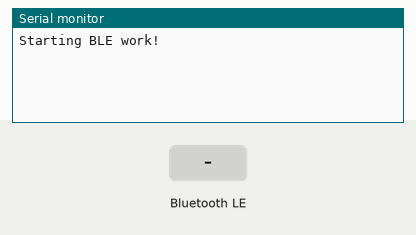
Simulated run of this program. Board: ESP32. Parts: the last lines printed to the serial monitor. The test bench sets the inputs (shaded band). Nothing arrives over Bluetooth unless stated; a phone connects over Bluetooth LE 3 s after start.

Above: at 1.2 s.
1.3 s: Bluetooth LE write "1" received
At 2.5 s:
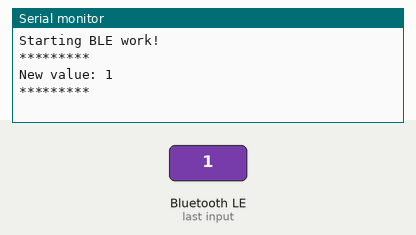
2.8 s: Bluetooth LE write "0" received
At 3.9 s:
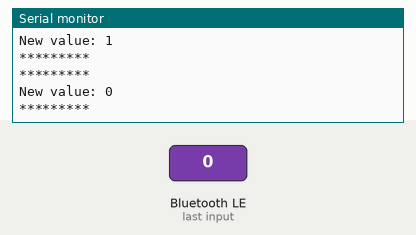
4.3 s: Bluetooth LE write "2" received
At 5.0 s:
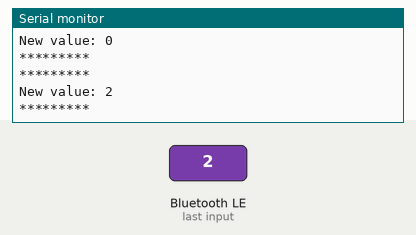

The program:

main.cpp
```cpp
#include <Arduino.h>
#include <BLEDevice.h>
#include <BLEUtils.h>
#include <BLEServer.h>
#include <BLE2902.h>

#define SERVICE_UUID "4fafc201-1fb5-459e-8fcc-c5c9c331914b"
#define RX_CHARACTERISTIC_UUID "12ee6f51-021d-438f-8094-bf5c5b36eab9"
#define TX_CHARACTERISTIC_UUID "beb5483e-36e1-4688-b7f5-ea07361b26a8"

class MyCallbacks: public BLECharacteristicCallbacks {
    void onWrite(BLECharacteristic *pCharacteristic_RX) { // Callback funktion som gør at der kan læses en værdi som sendes af BLE-client.
      String value = pCharacteristic_RX->getValue().c_str();

      if (value.length() > 0) {
        Serial.println("*********");
        Serial.print("New value: ");
        for (int i = 0; i < value.length(); i++)
          Serial.print(value[i]);

        Serial.println();
        Serial.println("*********");
      }

    }
};

BLECharacteristic *pCharacteristic_TX;
BLECharacteristic *pCharacteristic_RX;

void setup() {
Serial.begin(115200);
  Serial.println("Starting BLE work!");

  BLEDevice::init("ESP32_Master"); // opret en enhed og giver enheden navnet ESP32_Master
  BLEServer *pServer = BLEDevice::createServer(); // sætter enheden til at være en server
  BLEService *pService = pServer->createService(SERVICE_UUID);// opret en tjeneste med egenskaberne
  pCharacteristic_TX = pService->createCharacteristic(
                                         TX_CHARACTERISTIC_UUID,
                                         BLECharacteristic::PROPERTY_READ |
                                         BLECharacteristic::PROPERTY_NOTIFY
                                       );
  pCharacteristic_RX = pService->createCharacteristic(
                                         RX_CHARACTERISTIC_UUID,
                                         BLECharacteristic::PROPERTY_WRITE |
                                         BLECharacteristic::PROPERTY_NOTIFY |
                                         BLECharacteristic::PROPERTY_INDICATE
                                       );

  pCharacteristic_RX->setCallbacks(new MyCallbacks());


  // Create a BLE Descriptor
  pCharacteristic_RX->addDescriptor(new BLE2902());
  pCharacteristic_TX->addDescriptor(new BLE2902());
  pService->start(); // start tjenesten
  // BLEAdvertising *pAdvertising = pServer->getAdvertising();  // this still is working for backward compatibility
  BLEAdvertising *pAdvertising = BLEDevice::getAdvertising();
  pAdvertising->addServiceUUID(SERVICE_UUID);
  pAdvertising->setScanResponse(true);
  pAdvertising->setMinPreferred(0x06);  // functions that help with iPhone connections issue
  pAdvertising->setMinPreferred(0x12);
  BLEDevice::startAdvertising(); // start annoncering, så andre BLE-enheder kan scanne og finde denne BLE-enhed}

  pCharacteristic_TX->setValue("Hello World");
  pCharacteristic_TX->notify();

};

void loop() {
  // put your main code here, to run repeatedly:
}
```

Measured:
- after the input at 1.3 s, the serial monitor: prints a new line at once (image 1)
- after the input at 2.8 s, the serial monitor: prints a new line at once (image 2)
- after the input at 4.3 s, the serial monitor: prints a new line at once (image 3)
